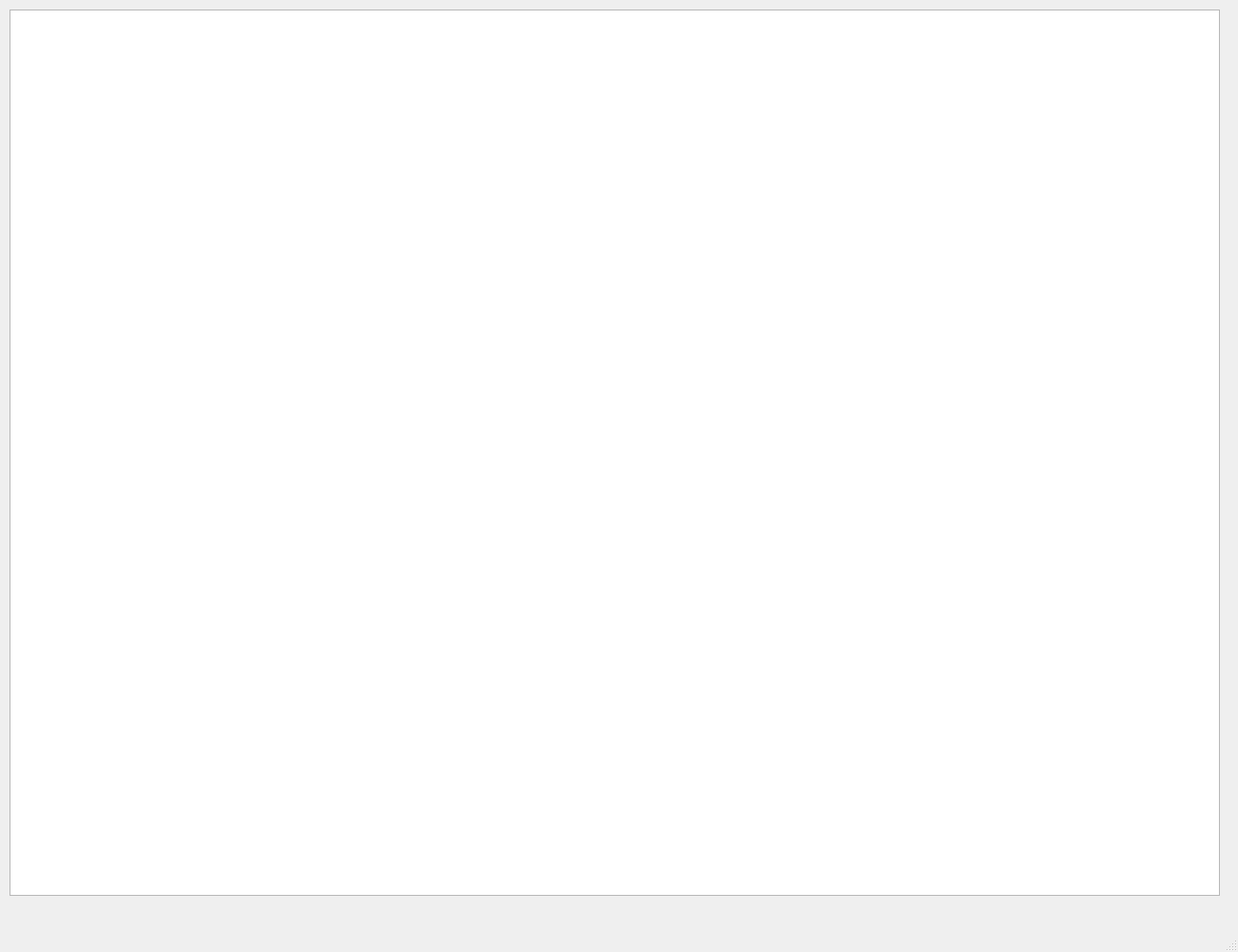
<?xml version="1.0" encoding="UTF-8"?>
<ui version="4.0">
 <class>MainWindow</class>
 <widget class="QMainWindow" name="MainWindow">
  <property name="geometry">
   <rect>
    <x>0</x>
    <y>0</y>
    <width>1300</width>
    <height>1000</height>
   </rect>
  </property>
  <property name="windowTitle">
   <string>MainWindow</string>
  </property>
  <widget class="QWidget" name="centralwidget">
   <widget class="MyGraphicView" name="gV">
    <property name="geometry">
     <rect>
      <x>10</x>
      <y>10</y>
      <width>1271</width>
      <height>931</height>
     </rect>
    </property>
   </widget>
  </widget>
  <widget class="QMenuBar" name="menubar">
   <property name="geometry">
    <rect>
     <x>0</x>
     <y>0</y>
     <width>1300</width>
     <height>21</height>
    </rect>
   </property>
  </widget>
  <widget class="QStatusBar" name="statusbar"/>
 </widget>
 <customwidgets>
  <customwidget>
   <class>MyGraphicView</class>
   <extends>QGraphicsView</extends>
   <header>mygraphicview.h</header>
  </customwidget>
 </customwidgets>
 <resources/>
 <connections/>
</ui>
